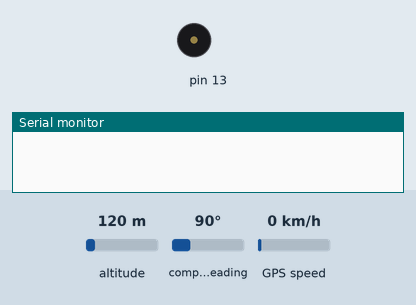
Simulated run of this sketch. Board: Arduino Uno, built with avr-gcc and run on an emulated ATmega328P. Parts: buzzer (waves = sounding), the last lines printed to the serial monitor. The test bench sets the inputs (shaded band); at power-on: altitude 120 m, compass heading 90°, GPS speed 0 km/h. The GPS gets a fix after 3 s at 37.7749, -122.4194 with 8 satellites; the modem accepts every AT command (registered, SIM ready, sends succeed) and sends nothing else. At 34.5 s the program stops and its outputs stay as they are.

Above: at 0.1 s.
At 2.1 s:
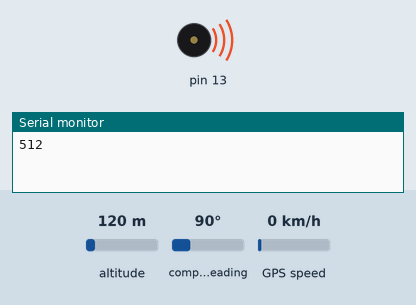
Timing chart, 0 to 3.6 s (numbered marks = the images above):
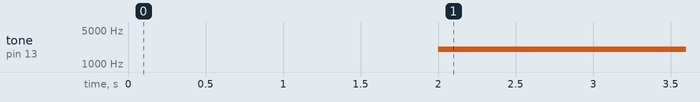

Measured:
- by itself, tone on pin 13: silent → 2000 Hz at 2.0 s

The sketch:

accident.ino
```cpp
#include <SoftwareSerial.h>
#include <TinyGPS++.h>
#include <elapsedMillis.h>

SoftwareSerial gprsSerial(7, 8);
SoftwareSerial gpsSerial(3, 4);

TinyGPSPlus gps;

//Exact location
double lat,lng;

//Last known location
double latlast,lnglast;

//Last known location update period
int period = 15000; // 15Seconds


//Device Serial Number
     String SN = "TRK10002000";

//Configuration of devices
void setup() {
  // Config Buzzer
   pinMode(13, OUTPUT);

   Serial.begin(9600);

  // Configuring GSM Module
      gprsSerial.begin(9600);
      Serial.begin(9600);

  gprsSerial.flush();
  Serial.flush();
  delay(2000);

 // Configuring GPS Module
    gpsSerial.begin(9600);

}


//*************************************Main Loop******************************************************

void loop() {
  //Waiting For Impact
  int impact = 0;
  int RecomendedImpact = 200;

  unsigned long time_now = 0;
  while(impact<RecomendedImpact){
    impact = analogRead(A0);
    Serial.println(impact);

     if(millis() > time_now + period && impact<RecomendedImpact){
        time_now = millis();
        LastKnownLocation();
    }

                                }


  //Accident alert tone
  if(impact==RecomendedImpact || impact>RecomendedImpact){
      tone(13, 2000);

     delay(200);

  //Getting GPS Location

        getLocation();

   //Send database to DataBase
        updateDB();

                                                         }
                                                         }
//********************************Last Known Location Function*****************************************

void LastKnownLocation(){
  if(gpsSerial.available()>0){
    gps.encode(gpsSerial.read());
                 latlast = (gps.location.lat());
                 lnglast = (gps.location.lng());
  }
}


//************************************Location Function************************************************

void getLocation(){

  //Waiting Period for get Exact location
        int period = 5000;
        unsigned long time_now = millis();;

  boolean ExactGPSFailflag= true;

      while(millis() < time_now + period && ExactGPSFailflag ){
        while(gpsSerial.available()>0){
             gps.encode(gpsSerial.read());

             if(gps.location.isUpdated()){
                 lat = (gps.location.lat());
                 lng = (gps.location.lng());
                 ExactGPSFailflag=false;
                                          }

                                        }

                   }

      //In case of Error in identification of Exact Location
      if(ExactGPSFailflag){
        Serial.println("Location Fail");
        lat=latlast;
        lng=lnglast;
        Serial.println(lat);
        Serial.println(lng);
      }
                   }

//****************************************GPRS Serial **************************************************

void toSerial()
{
  while(gprsSerial.available()!=0)
  {
    Serial.write(gprsSerial.read());
  }
}

//***********************************Server Update Function********************************************

void updateDB(){

   //Listen to GPRS Serial
     gprsSerial.listen();

   //attach or detach from GPRS service
      gprsSerial.println("AT+CGATT?");
      delay(2000);
      toSerial();

    //bearer settings
      gprsSerial.println("AT+SAPBR=3,1,\"CONTYPE\",\"GPRS\"");
      delay(2000);
      toSerial();

    //bearer settings
       gprsSerial.println("AT+SAPBR=3,1,\"APN\",\"mobitel\"");
       delay(2000);
       toSerial();

    //bearer settings
       gprsSerial.println("AT+SAPBR=1,1");
       delay(6000);
       toSerial();

    //initialize http service
       gprsSerial.println("AT+HTTPINIT");
       delay(2000);
       toSerial();

       gprsSerial.println("AT+HTTPPARA=\"CID\",1");
       delay(2000);


    //set http param value by calling the API
       gprsSerial.print("AT+HTTPPARA=\"URL\",\"http://yourhost.com/save_data_to_db.php?");
       gprsSerial.print("data1=");
       gprsSerial.print(lng);
       gprsSerial.print("&data2=");
       gprsSerial.print(lat);
       gprsSerial.print("&data3=");
       gprsSerial.print(SN);
       gprsSerial.println("\"");
       delay(7000);
       toSerial();

    //set http action type 0 = GET, 1 = POST, 2 = HEAD
       gprsSerial.println("AT+HTTPACTION=0");
       delay(6000);
       toSerial();

    //read server response
       gprsSerial.println("AT+HTTPREAD");
       delay(2000);
       toSerial();

       gprsSerial.println("");
       gprsSerial.println("AT+HTTPTERM");
       toSerial();

       while(true);

    }

//********************************************************************************************************
```
